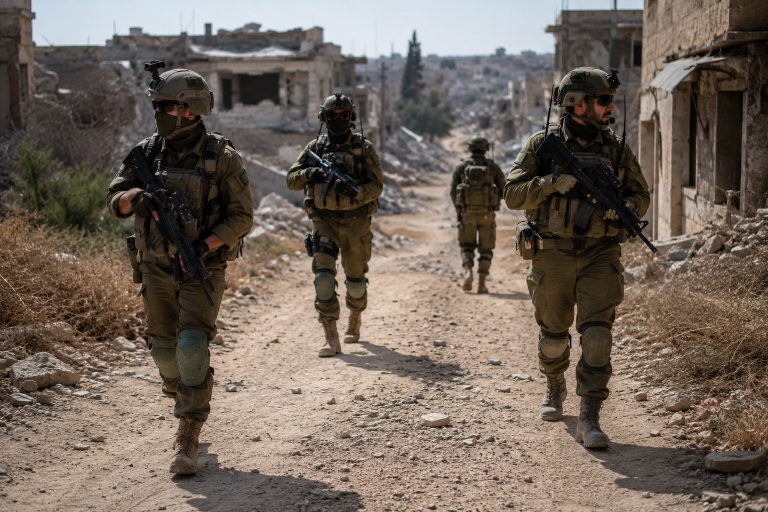
#> input picture scripts/sample_input.png, 1536 x 1024 px (shown at 1/2 size)
$ python demo_annotate_preview.py --image sample_input.png
#> lines starting #> are read from the running program, lines starting #| are printed output that depends on the picture; after the words box and inside, x2 and y2 are one past the last pixel; in counts of white or black regions, pixels touching at a corner belong together
from __future__ import annotations

import argparse
from datetime import datetime, timezone
import json
import pathlib
from typing import Any

import cv2


DEFAULT_OUTPUT_IMAGE = pathlib.Path("frontend/public/data/human_review_preview.jpg")
DEFAULT_OUTPUT_JSON = pathlib.Path("frontend/public/data/human_review_detections.json")
MAX_DISPLAY_WIDTH = 1280
MAX_DISPLAY_HEIGHT = 720
MIN_BOX_SIZE = 3
BOX_COLOR = (22, 163, 74)
PREVIEW_COLOR = (59, 130, 246)
SELECTED_COLOR = (0, 255, 255)
WINDOW_NAME = "ResQVision Human-Reviewed Demo Annotation"

Box = tuple[float, float, float, float]


def parse_args() -> argparse.Namespace:
    parser = argparse.ArgumentParser(
        description="Create a human-reviewed demo preview without modifying training data."
    )
    parser.add_argument("--image", required=True, type=pathlib.Path, help="Image to annotate for demo output.")
    parser.add_argument(
        "--output-image",
        type=pathlib.Path,
        default=DEFAULT_OUTPUT_IMAGE,
        help=f"Output preview image path (default: {DEFAULT_OUTPUT_IMAGE}).",
    )
    parser.add_argument(
        "--output-json",
        type=pathlib.Path,
        default=DEFAULT_OUTPUT_JSON,
        help=f"Output JSON path (default: {DEFAULT_OUTPUT_JSON}).",
    )
    parser.add_argument("--class-name", default="person", help="Class display name (default: person).")
    parser.add_argument(
        "--label-mode",
        choices=["none", "first", "all"],
        default="none",
        help="Preview label rendering mode: none, first, or all (default: none).",
    )
    return parser.parse_args()


def clamp(value: float, low: float, high: float) -> float:
    return max(low, min(high, value))


def display_scale(width: int, height: int) -> float:
    return min(MAX_DISPLAY_WIDTH / width, MAX_DISPLAY_HEIGHT / height, 1.0)


def image_to_display(point: tuple[float, float], scale: float) -> tuple[int, int]:
    x, y = point
    return int(round(x * scale)), int(round(y * scale))


def display_to_image(point: tuple[int, int], scale: float, width: int, height: int) -> tuple[float, float]:
    x, y = point
    return clamp(x / scale, 0, width - 1), clamp(y / scale, 0, height - 1)


# [52 lines left out: functions ordered_box, nearest_box, box_to_detection, draw_label, not called in this run]


def draw_boxes(
    image,
    boxes: list[Box],
    width: int,
    height: int,
    label: str,
    selected_index: int | None = None,
    label_mode: str = "none",
) -> None:
    for index, box in enumerate(boxes):
        x1, y1, x2, y2 = ordered_box(box, width, height)
        color = SELECTED_COLOR if index == selected_index else BOX_COLOR
        thickness = 3 if index == selected_index else 2
        p1 = (int(round(x1)), int(round(y1)))
        p2 = (int(round(x2)), int(round(y2)))
        cv2.rectangle(image, p1, p2, color, thickness)
        should_label = label_mode == "all" or (label_mode == "first" and index == 0)
        if should_label:
            draw_label(image, label, p1[0], p1[1])


def draw_instruction_overlay(image, box_count: int) -> None:
    lines = [
        "Mouse drag: draw | Click: select | d: delete | z: undo | c: clear",
        "p: export preview + JSON | q: quit without exporting",
        f"Boxes: {box_count}",
    ]
    y = 24
    for line in lines:
        cv2.putText(image, line, (12, y), cv2.FONT_HERSHEY_SIMPLEX, 0.62, (0, 0, 0), 4, cv2.LINE_AA)
        cv2.putText(image, line, (12, y), cv2.FONT_HERSHEY_SIMPLEX, 0.62, (255, 255, 255), 1, cv2.LINE_AA)
        y += 26


def detections_to_boxes(json_path: pathlib.Path, image_path: pathlib.Path) -> list[Box]:
    if not json_path.exists():
        return []
    try:
        data = json.loads(json_path.read_text(encoding="utf-8"))
    except (OSError, json.JSONDecodeError):
        return []
    saved_image = pathlib.Path(data.get("image_path", ""))
    if saved_image.name and saved_image.name != image_path.name:
        return []
    boxes = []
    for detection in data.get("detections", []):
        xyxy = detection.get("xyxy")
        if isinstance(xyxy, list) and len(xyxy) == 4:
            boxes.append(tuple(float(value) for value in xyxy))
    return boxes


class DemoAnnotator:
    def __init__(self, image, initial_boxes: list[Box] | None = None) -> None:
        self.image = image
        self.height, self.width = image.shape[:2]
        self.scale = display_scale(self.width, self.height)
        self.boxes: list[Box] = initial_boxes[:] if initial_boxes else []
        self.history: list[int] = []
        self.selected_index: int | None = None
        self.drag_start: tuple[float, float] | None = None
        self.drag_current: tuple[float, float] | None = None

    # [41 lines left out: functions mouse_callback, delete_selected, undo_last, clear_all, not called in this run]

    def render(self):
        display = cv2.resize(self.image, None, fx=self.scale, fy=self.scale, interpolation=cv2.INTER_AREA)
        scaled_boxes = [
            (box[0] * self.scale, box[1] * self.scale, box[2] * self.scale, box[3] * self.scale)
            for box in self.boxes
        ]
        draw_boxes(
            display,
            scaled_boxes,
            display.shape[1],
            display.shape[0],
            "human-reviewed person",
            self.selected_index,
            label_mode="first",
        )
        if self.drag_start is not None and self.drag_current is not None:
            x1, y1 = image_to_display(self.drag_start, self.scale)
            x2, y2 = image_to_display(self.drag_current, self.scale)
            cv2.rectangle(display, (x1, y1), (x2, y2), PREVIEW_COLOR, 2)
        draw_instruction_overlay(display, len(self.boxes))
        return display


# [32 lines left out: function export_demo, not called in this run]


def run_annotation(
    image,
    image_path: pathlib.Path,
    output_image: pathlib.Path,
    output_json: pathlib.Path,
    class_name: str,
    label_mode: str,
) -> bool:
    initial_boxes = detections_to_boxes(output_json, image_path)
    annotator = DemoAnnotator(image, initial_boxes)
    if initial_boxes:
        print(f"[DEMO] Loaded {len(initial_boxes)} existing demo boxes from {output_json}")
    cv2.namedWindow(WINDOW_NAME, cv2.WINDOW_NORMAL)
    cv2.resizeWindow(WINDOW_NAME, int(annotator.width * annotator.scale), int(annotator.height * annotator.scale))
    cv2.setMouseCallback(WINDOW_NAME, annotator.mouse_callback)

    while True:
        cv2.imshow(WINDOW_NAME, annotator.render())
        key = cv2.waitKey(20) & 0xFF
        if key == 255:
            continue
        if key == ord("q"):
            cv2.destroyWindow(WINDOW_NAME)
            return False
        if key == ord("p"):
            export_demo(image, annotator.boxes, image_path, output_image, output_json, class_name, label_mode)
            print(f"[DEMO] Boxes: {len(annotator.boxes)}")
            print(f"[OK] Exported preview -> {output_image}")
            print(f"[OK] Exported JSON -> {output_json}")
            cv2.destroyWindow(WINDOW_NAME)
            return True
        if key == ord("d"):
            annotator.delete_selected()
        elif key == ord("z"):
            annotator.undo_last()
        elif key == ord("c"):
            annotator.clear_all()


def main() -> int:
    args = parse_args()
    if not args.image.exists():
        raise FileNotFoundError(f"Image not found: {args.image}")

    image = cv2.imread(str(args.image))
#> image is the input picture: shape (1024, 1536, 3); mean B, G, R 92.2, 102.4, 114.2
    if image is None:
        raise RuntimeError(f"Could not read image: {args.image}")

    print(f"[DEMO] Loaded image: {args.image}")
    exported = run_annotation(image, args.image, args.output_image, args.output_json, args.class_name, args.label_mode)
#> in render, `display = cv2.resize(self.image, None, fx=self.scale, fy=self.scale, i..`:
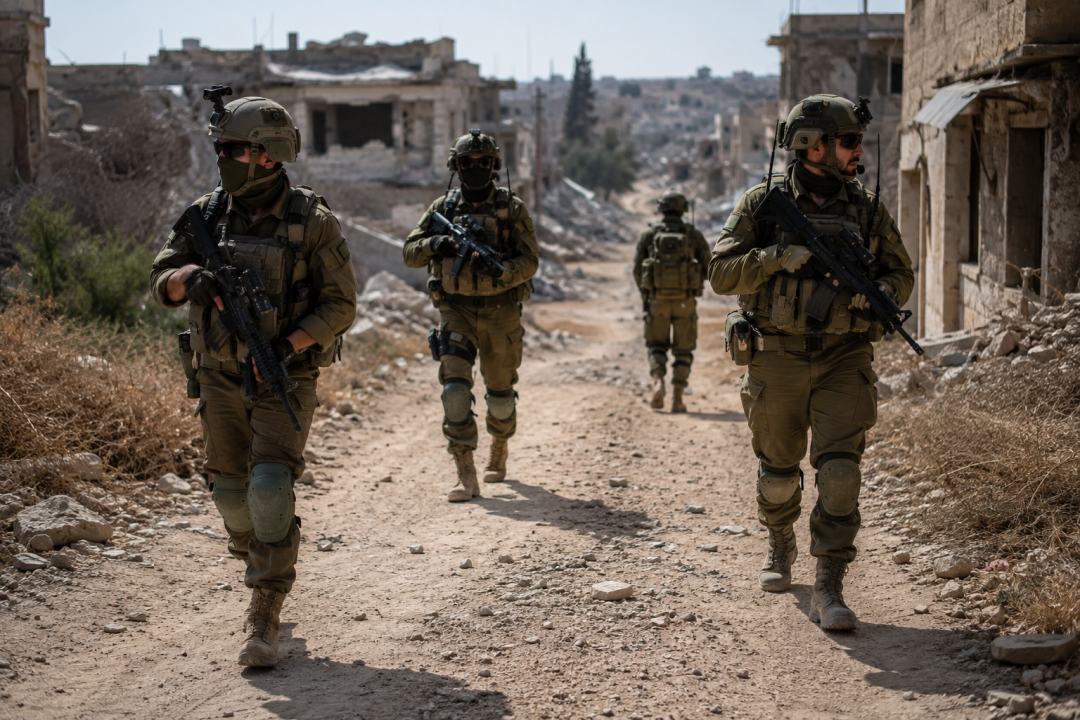
#> display: shape (720, 1080, 3); mean B, G, R 92.2, 102.5, 114.2
#> after the loop in draw_instruction_overlay, `for line in lines:`:
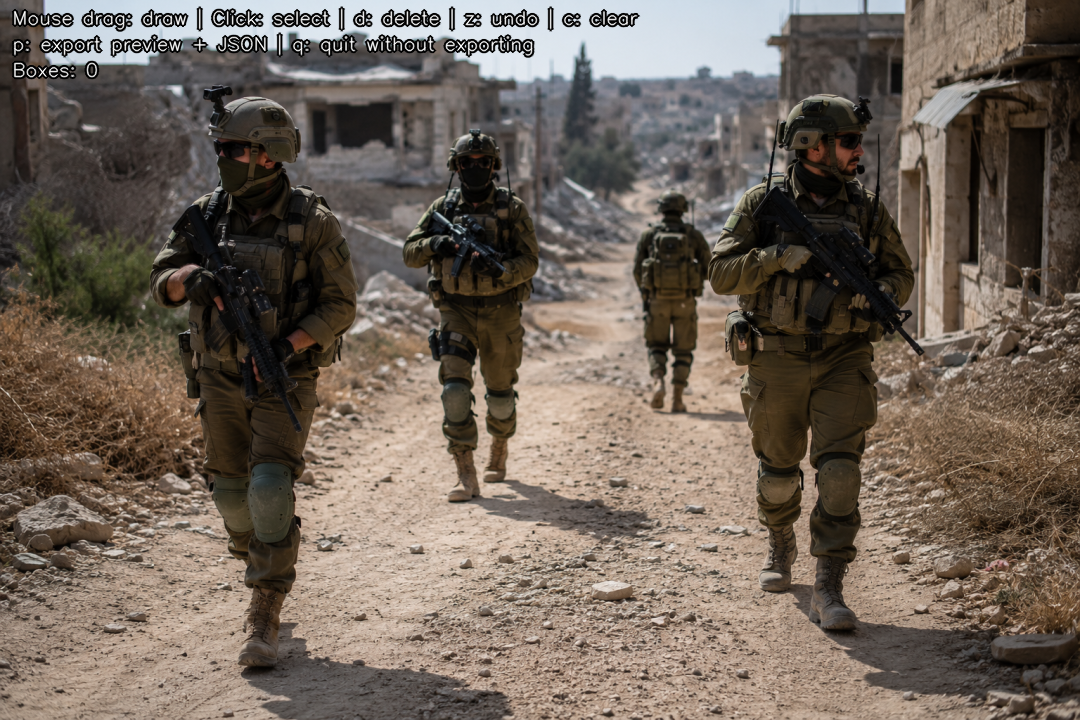
#> image: shape (720, 1080, 3); 2.1% of pixels changed, all inside (x1, y1, x2, y2) = (11, 6, 641, 80)
#> after the loop in draw_instruction_overlay, `for line in lines:`: y = 102
#> (key q is pressed here)
#> exported = False
    if not exported:
        print("[DEMO] Quit without exporting.")
    return 0


if __name__ == "__main__":
    raise SystemExit(main())
#> (the program exits here)

$ run again, on dataset/images/train/frame_0000.jpg
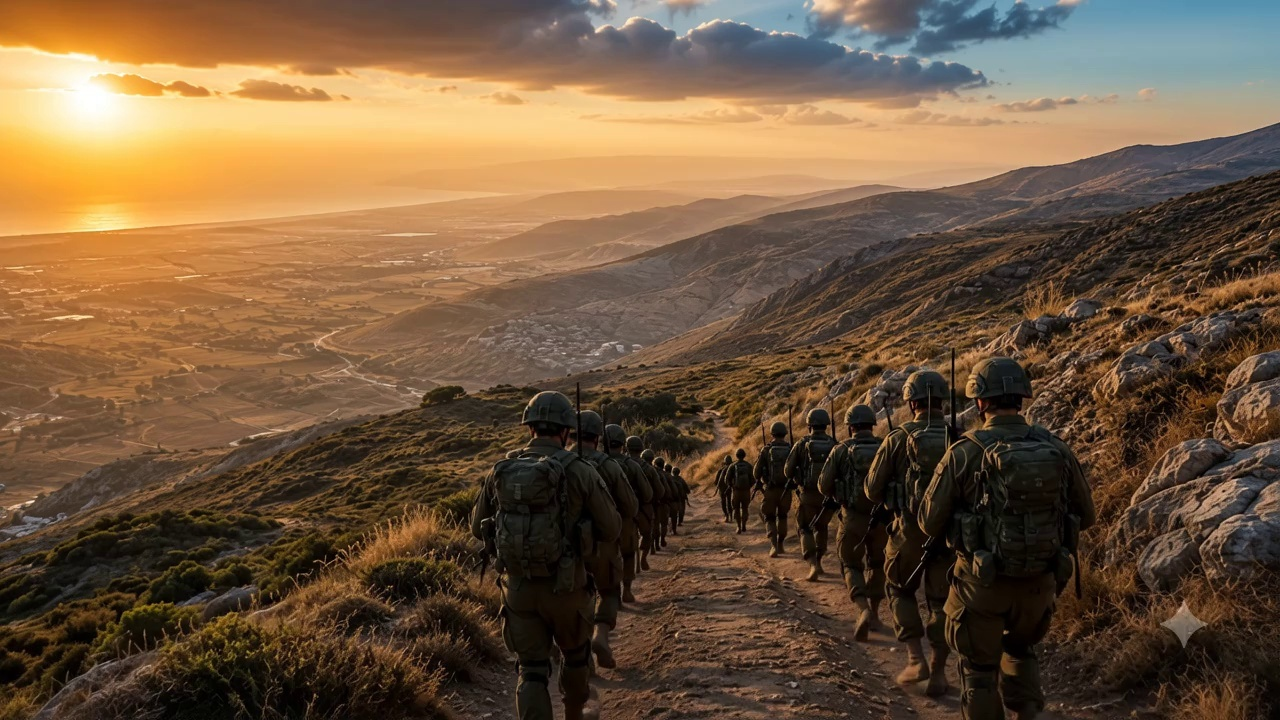
#> input picture dataset/images/train/frame_0000.jpg, 1280 x 720 px
#> in main, image is the input picture: shape (720, 1280, 3); mean B, G, R 62.5, 87.5, 112.1
#> after the loop in draw_instruction_overlay, `for line in lines:`:
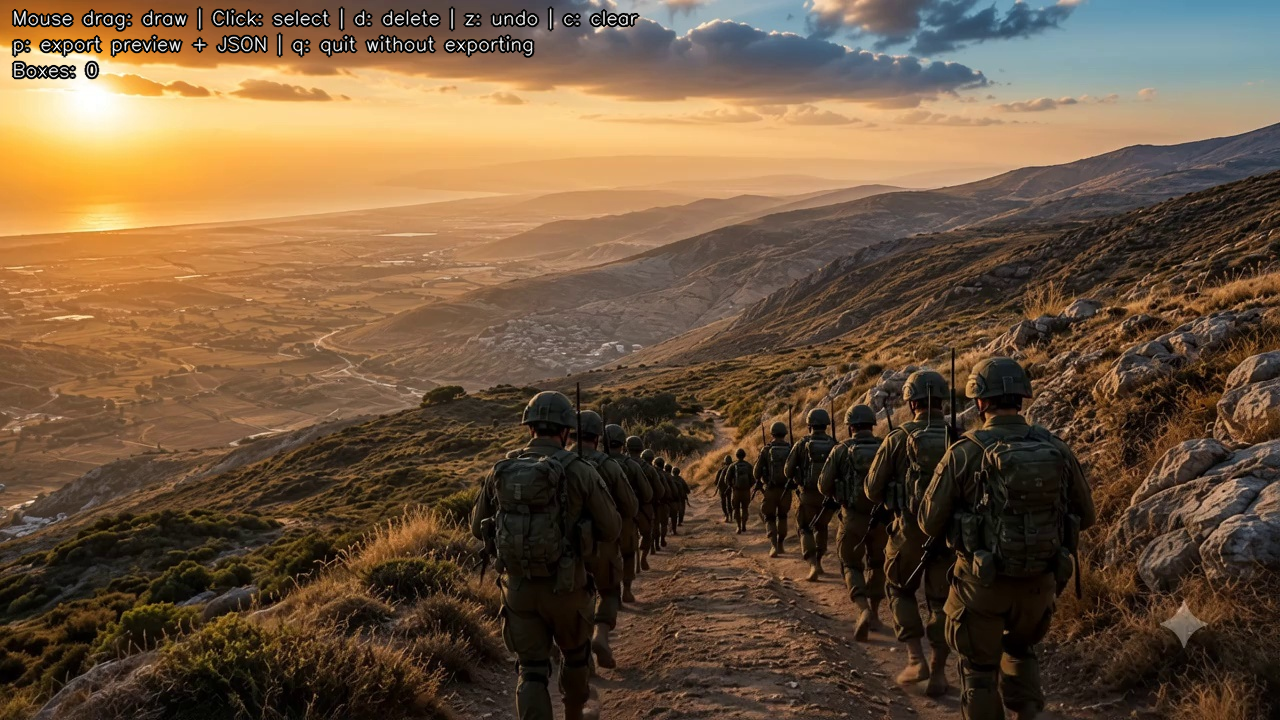
#> image: shape (720, 1280, 3); 1.78% of pixels changed, all inside (x1, y1, x2, y2) = (11, 6, 641, 80)
#> after the loop in draw_instruction_overlay, `for line in lines:`: y = 102
#> exported = False
